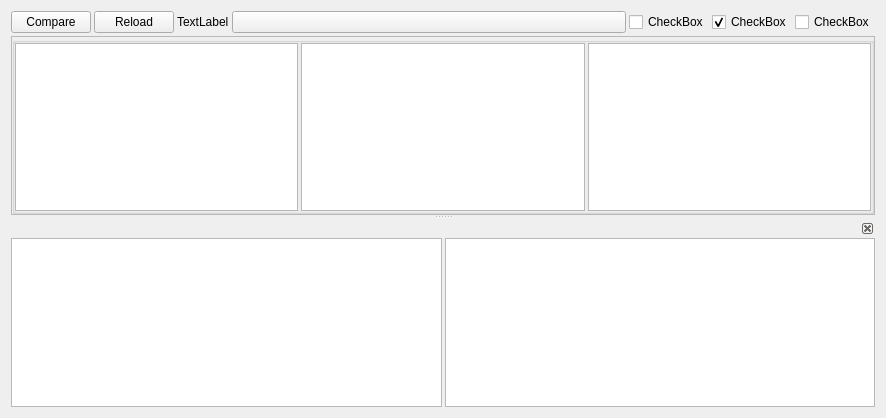
<?xml version="1.0" encoding="UTF-8"?>
<ui version="4.0">
 <class>Form</class>
 <widget class="QWidget" name="Form">
  <property name="geometry">
   <rect>
    <x>0</x>
    <y>0</y>
    <width>886</width>
    <height>418</height>
   </rect>
  </property>
  <property name="windowTitle">
   <string>Form</string>
  </property>
  <layout class="QGridLayout" name="gridLayout_5">
   <item row="0" column="0">
    <widget class="QSplitter" name="splitter">
     <property name="orientation">
      <enum>Qt::Vertical</enum>
     </property>
     <widget class="QWidget" name="layoutWidget">
      <layout class="QGridLayout" name="gridLayout_2">
       <property name="spacing">
        <number>3</number>
       </property>
       <item row="0" column="0">
        <layout class="QHBoxLayout" name="horizontalLayout_2" stretch="0,0,0,1,0,0,0">
         <property name="sizeConstraint">
          <enum>QLayout::SetMinimumSize</enum>
         </property>
         <item>
          <widget class="QPushButton" name="widget_button_compare">
           <property name="text">
            <string>Compare</string>
           </property>
          </widget>
         </item>
         <item>
          <widget class="QPushButton" name="widget_button_reload">
           <property name="text">
            <string>Reload</string>
           </property>
          </widget>
         </item>
         <item>
          <widget class="QLabel" name="widget_label_path">
           <property name="sizePolicy">
            <sizepolicy hsizetype="Minimum" vsizetype="Preferred">
             <horstretch>0</horstretch>
             <verstretch>0</verstretch>
            </sizepolicy>
           </property>
           <property name="text">
            <string>TextLabel</string>
           </property>
           <property name="textInteractionFlags">
            <set>Qt::LinksAccessibleByMouse|Qt::TextSelectableByMouse</set>
           </property>
          </widget>
         </item>
         <item>
          <widget class="QPushButton" name="widget_Hideme">
           <property name="enabled">
            <bool>true</bool>
           </property>
           <property name="text">
            <string/>
           </property>
          </widget>
         </item>
         <item>
          <widget class="QCheckBox" name="widget_checkBox_0">
           <property name="enabled">
            <bool>true</bool>
           </property>
           <property name="text">
            <string>CheckBox</string>
           </property>
           <property name="checked">
            <bool>false</bool>
           </property>
          </widget>
         </item>
         <item>
          <widget class="QCheckBox" name="widget_checkBox_1">
           <property name="text">
            <string>CheckBox</string>
           </property>
           <property name="checked">
            <bool>true</bool>
           </property>
          </widget>
         </item>
         <item>
          <widget class="QCheckBox" name="widget_checkBox_2">
           <property name="text">
            <string>CheckBox</string>
           </property>
           <property name="checked">
            <bool>false</bool>
           </property>
          </widget>
         </item>
        </layout>
       </item>
       <item row="1" column="0">
        <widget class="QScrollArea" name="scrollArea_2">
         <property name="widgetResizable">
          <bool>true</bool>
         </property>
         <widget class="QWidget" name="scrollAreaWidgetContents_2">
          <property name="geometry">
           <rect>
            <x>0</x>
            <y>0</y>
            <width>864</width>
            <height>171</height>
           </rect>
          </property>
          <layout class="QGridLayout" name="gridLayout_4">
           <property name="leftMargin">
            <number>0</number>
           </property>
           <property name="topMargin">
            <number>0</number>
           </property>
           <property name="rightMargin">
            <number>0</number>
           </property>
           <property name="bottomMargin">
            <number>0</number>
           </property>
           <property name="spacing">
            <number>3</number>
           </property>
           <item row="0" column="0">
            <widget class="QGroupBox" name="widget_item_info">
             <property name="title">
              <string/>
             </property>
             <layout class="QGridLayout" name="gridLayout_3">
              <property name="leftMargin">
               <number>0</number>
              </property>
              <property name="topMargin">
               <number>0</number>
              </property>
              <property name="rightMargin">
               <number>0</number>
              </property>
              <property name="bottomMargin">
               <number>0</number>
              </property>
              <property name="spacing">
               <number>3</number>
              </property>
              <item row="0" column="0">
               <widget class="File_Text_Brower" name="widget_textBrowser_0">
                <property name="lineWrapMode">
                 <enum>QPlainTextEdit::NoWrap</enum>
                </property>
               </widget>
              </item>
              <item row="0" column="1">
               <widget class="File_Text_Brower" name="widget_textBrowser_1">
                <property name="lineWrapMode">
                 <enum>QPlainTextEdit::NoWrap</enum>
                </property>
               </widget>
              </item>
              <item row="0" column="2">
               <widget class="File_Text_Brower" name="widget_textBrowser_2">
                <property name="lineWrapMode">
                 <enum>QPlainTextEdit::NoWrap</enum>
                </property>
               </widget>
              </item>
             </layout>
            </widget>
           </item>
          </layout>
         </widget>
        </widget>
       </item>
      </layout>
     </widget>
     <widget class="QDockWidget" name="dockWidget">
      <property name="features">
       <set>QDockWidget::DockWidgetClosable|QDockWidget::DockWidgetMovable</set>
      </property>
      <widget class="QWidget" name="dockWidgetContents">
       <layout class="QGridLayout" name="gridLayout">
        <property name="leftMargin">
         <number>0</number>
        </property>
        <property name="topMargin">
         <number>0</number>
        </property>
        <property name="rightMargin">
         <number>0</number>
        </property>
        <property name="bottomMargin">
         <number>0</number>
        </property>
        <property name="spacing">
         <number>3</number>
        </property>
        <item row="0" column="0">
         <widget class="QTextEdit" name="textEdit_compare_left">
          <property name="lineWrapMode">
           <enum>QTextEdit::NoWrap</enum>
          </property>
          <property name="readOnly">
           <bool>true</bool>
          </property>
         </widget>
        </item>
        <item row="0" column="1">
         <widget class="QTextEdit" name="textEdit_compare_right">
          <property name="lineWrapMode">
           <enum>QTextEdit::NoWrap</enum>
          </property>
          <property name="readOnly">
           <bool>true</bool>
          </property>
         </widget>
        </item>
       </layout>
      </widget>
     </widget>
    </widget>
   </item>
  </layout>
 </widget>
 <customwidgets>
  <customwidget>
   <class>File_Text_Brower</class>
   <extends>QPlainTextEdit</extends>
   <header>Plugins.GUI.File_Viewer_Window</header>
  </customwidget>
 </customwidgets>
 <resources/>
 <connections/>
</ui>
